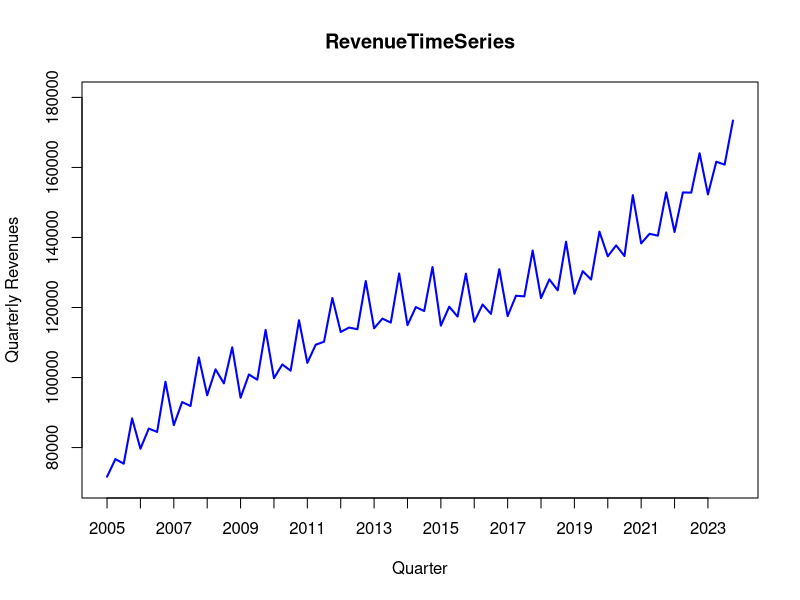
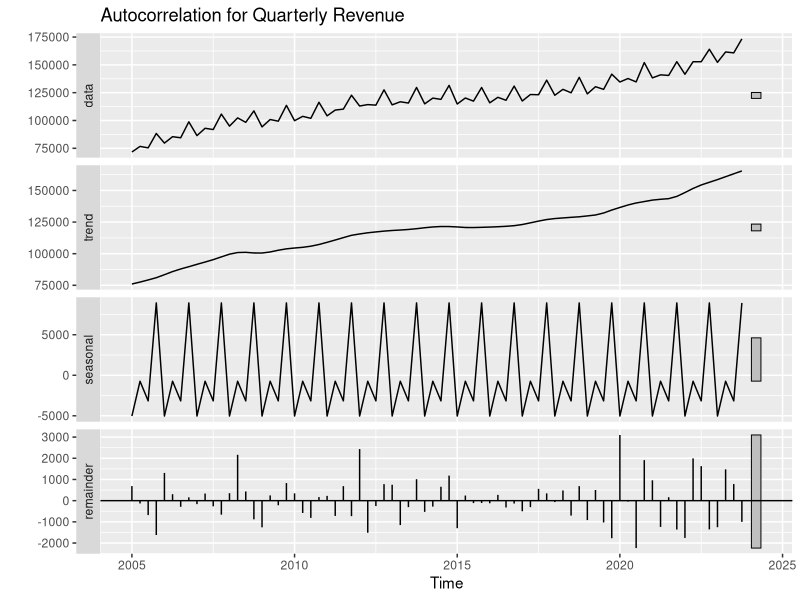

Reproduce these figures in R, in order.
## USE FORECAST LIBRARY.

library(forecast)

## CREATE DATA FRAME. 


# Create data frame.
revenue.data <- read.csv("Walmart_Revenue_2003_to_2023.csv")

# See the first 6 records of the file.
head(revenue.data)


## USE ts() FUNCTION TO CREATE TIME SERIES DATA SET
## AND PARTITION DATA SET.
##Q1
# Function ts() takes three arguments: start, end, and freq.. 
# With quarterly data, frequency in a season (year) is equal to 4.
# Arguments start and end are pairs: (season number, period number).
revenue.ts <- ts(revenue.data$Revenue, 
                   start = c(2005, 1), end = c(2023, 4), freq = 4)
plot(revenue.ts, 
     xlab = "Quarter", ylab = "Quarterly Revenues", 
     ylim = c(70000, 180000), xaxt = 'n',
     main = "RevenueTimeSeries",
     lwd = 2, col = "blue")
axis(1, at = seq(2005,2023,1), labels=format(seq(2005,2023,1)))


revenue.stl <- stl(revenue.ts, s.window = "periodic")
autoplot(revenue.stl, main = "Autocorrelation for Quarterly Revenue")

##Q2
# Define the numbers of quarters in the training and validation sets,
# nTrain and nValid, respectively.
nValid <- 16 
nTrain <- length(revenue.ts) - nValid
train.ts <- window(revenue.ts, start = c(2005, 1), end = c(2005, nTrain))
valid.ts <- window(revenue.ts, start = c(2005, nTrain + 1), 
                   end = c(2005, nTrain + nValid))

#linear trend
train.lin <- tslm(train.ts ~ trend)

# See summary of linear trend model and associated parameters.
summary(train.lin)

# Apply forecast() function to make forecast for validation period.
train.lin.pred <- forecast(train.lin, h = nValid, level = 0)  
train.lin.pred

#quadratic trend
# Use tslm() function to create quadratic (polynomial) trend model.
train.quad <- tslm(train.ts ~ trend + I(trend^2))

# See summary of quadratic trend model and associated parameters.
summary(train.quad)

# Apply forecast() function to make predictions for ts data in
# validation set.  
train.quad.pred <- forecast(train.quad, h = nValid, level = 0)
train.quad.pred

# Use tslm() function to create seasonal model.
train.season <- tslm(train.ts ~ season)

# See summary of seasonal model and associated parameters.
summary(train.season)

# If necessary, run the following code to identify seasons.
train.season$data 

# Apply forecast() function to make predictions for ts with 
# seasonality data in validation set.  
train.season.pred <- forecast(train.season, h = nValid, level = 0)
train.season.pred 

# Use tslm() function to create linear trend and seasonal model.
train.lin.season <- tslm(train.ts ~ trend + season)

# See summary of linear trend and seasonality model and associated parameters.
summary(train.lin.season)

# Apply forecast() function to make predictions for ts with 
# linear trend and seasonality data in validation set.  
train.lin.season.pred <- forecast(train.lin.season, h = nValid, level = 0)
train.lin.season.pred

# Use tslm() function to create linear trend and seasonal model.
train.lin.season <- tslm(train.ts ~ trend + season)

# See summary of linear trend and seasonality model and associated parameters.
summary(train.lin.season)

# Apply forecast() function to make predictions for ts with 
# linear trend and seasonality data in validation set.  
train.lin.season.pred <- forecast(train.lin.season, h = nValid, level = 0)
train.lin.season.pred

# Use tslm() function to create quadratic trend and seasonal model.
train.quad.season <- tslm(train.ts ~ trend + I(trend^2) + season)

# See summary of quadratic trend and seasonality model and associated parameters.
summary(train.quad.season)

# Apply forecast() function to make predictions for ts with 
# trend and seasonality data in validation set.  
train.quad.season.pred <- forecast(train.quad.season, h = nValid, level = 0)
train.quad.season.pred

# Use accuracy() function to identify common accuracy measures
# for various regression models: (1)linear trend, (2) quadratic  
# (polynomial) trend, (3) seasonality, and (4) linear trend and seasonality.
round(accuracy(train.lin.pred$mean, valid.ts),3)
round(accuracy(train.quad.pred$mean, valid.ts),3)
round(accuracy(train.season.pred$mean, valid.ts),3)
round(accuracy(train.lin.season.pred$mean, valid.ts),3)
round(accuracy(train.quad.season.pred$mean, valid.ts),3)

#Q3

revenue.lin.season <- tslm(revenue.ts~trend+season)
summary(revenue.lin.season)
revenue.lin.season.pred <- forecast(revenue.lin.season, h=8, level=0)
revenue.lin.season.pred

revenue.lin.trend <- tslm(revenue.ts~trend)
summary(revenue.lin.trend)
revenue.lin.trend.pred <- forecast(revenue.lin.trend, h=8, level=0)
revenue.lin.trend.pred

revenue.quad.season <- tslm(revenue.ts~trend+I(trend^2)+season)
summary(revenue.quad.season)
revenue.quad.season.pred <- forecast(revenue.quad.season, h=8, level=0)
revenue.quad.season.pred

# Use accuracy() function to identify common accuracy measures
# for naive model, seasonal naive, and regression model with quadratic trend and seasonality.
round(accuracy(revenue.lin.trend.pred$fitted, revenue.ts),3)
round(accuracy(revenue.lin.season.pred$fitted, revenue.ts),3)
round(accuracy((naive(revenue.ts))$fitted, revenue.ts), 3)
round(accuracy((snaive(revenue.ts))$fitted, revenue.ts), 3)
round(accuracy(revenue.quad.season.pred$fitted, revenue.ts), 3)

